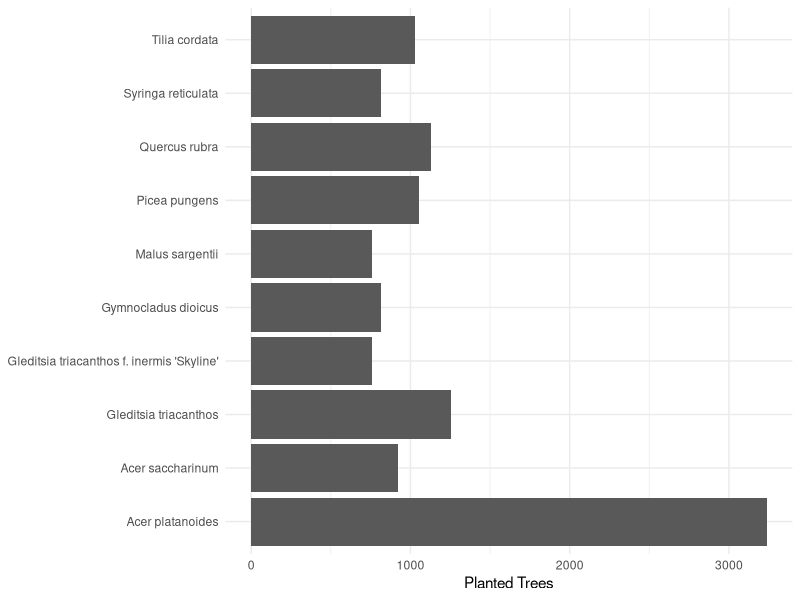
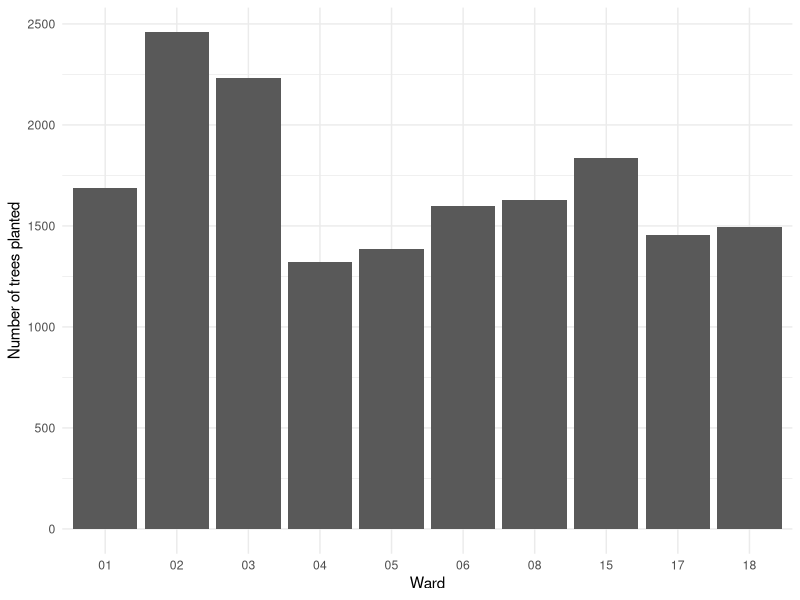
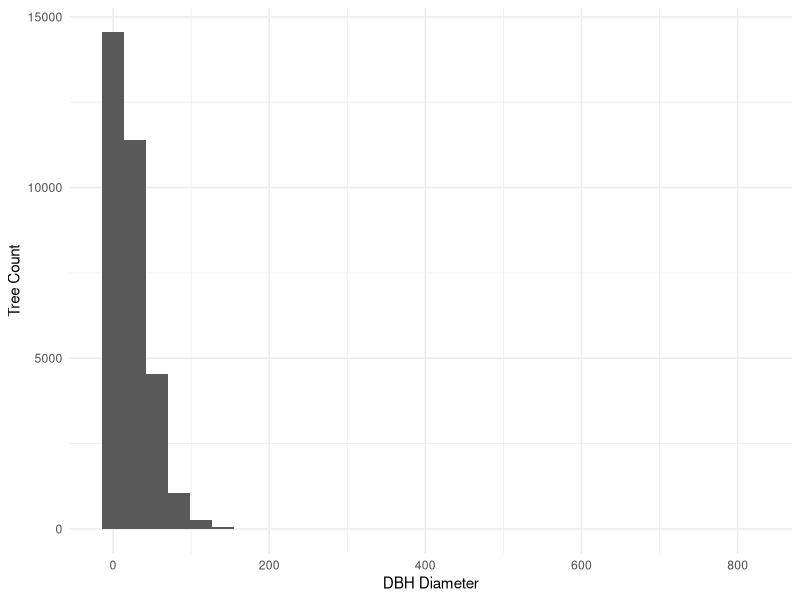

These charts were generated, in order, by the following R code:
#### Preamble ####
# Purpose: Replicated graphs from... [...UPDATE THIS...]
# Author: Veyasan Ragulan
# Date: 20 September 2024
# Contact: veyasan.ragulan@mail.utoronto.ca
# License: MIT
# Pre-requisites: None
# Any other information needed? None


#### Workspace setup ####
library(tidyverse)
# [...UPDATE THIS...]

#### Load data ####
analysis_data <- read_csv(here::here("data/analysis_data/analysis_data.csv"))

### Replicate figures ###

# Figure 1: Street tree count of 10 most popoulus tree species in Toronto up to September 2024
top_species_count <- analysis_data %>%
  count(botanical_name, sort = TRUE) %>%
  head(10)

top_species_count |> 
  ggplot(aes(y = botanical_name, x = n)) +
  geom_col() +
  theme_minimal() +
  labs(x = "Planted Trees",
       y = NULL)

# Figure 2: Street tree count by Toronto wards up to September 2024
ward_count <- analysis_data %>%
  count(ward, sort = TRUE) %>%
  head(10)

ward_count |> 
  ggplot(aes(x = ward, y = n)) +
  geom_col() +
  theme_minimal() +
  labs(x = "Ward",
       y = "Number of trees planted")

# Figure 3: Distribution of Distance-at-Breast-Height diameter of all trees in Toronto up to September 2024
analysis_data |> 
  ggplot(mapping = aes(x = dbh_trunk)) +
  geom_histogram() +
  theme_minimal() +
  labs(x = "DBH Diameter",
       y = "Tree Count")


